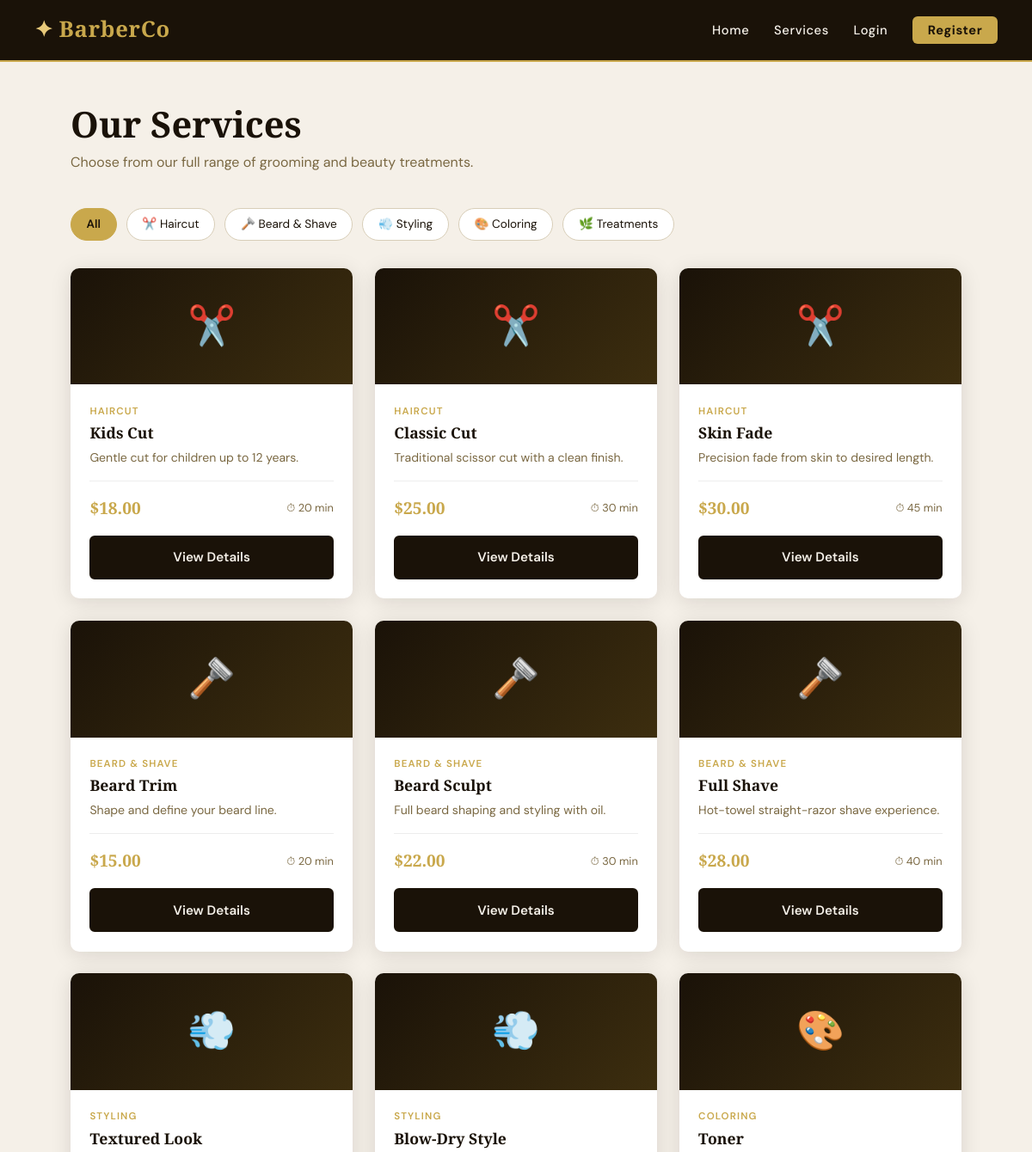
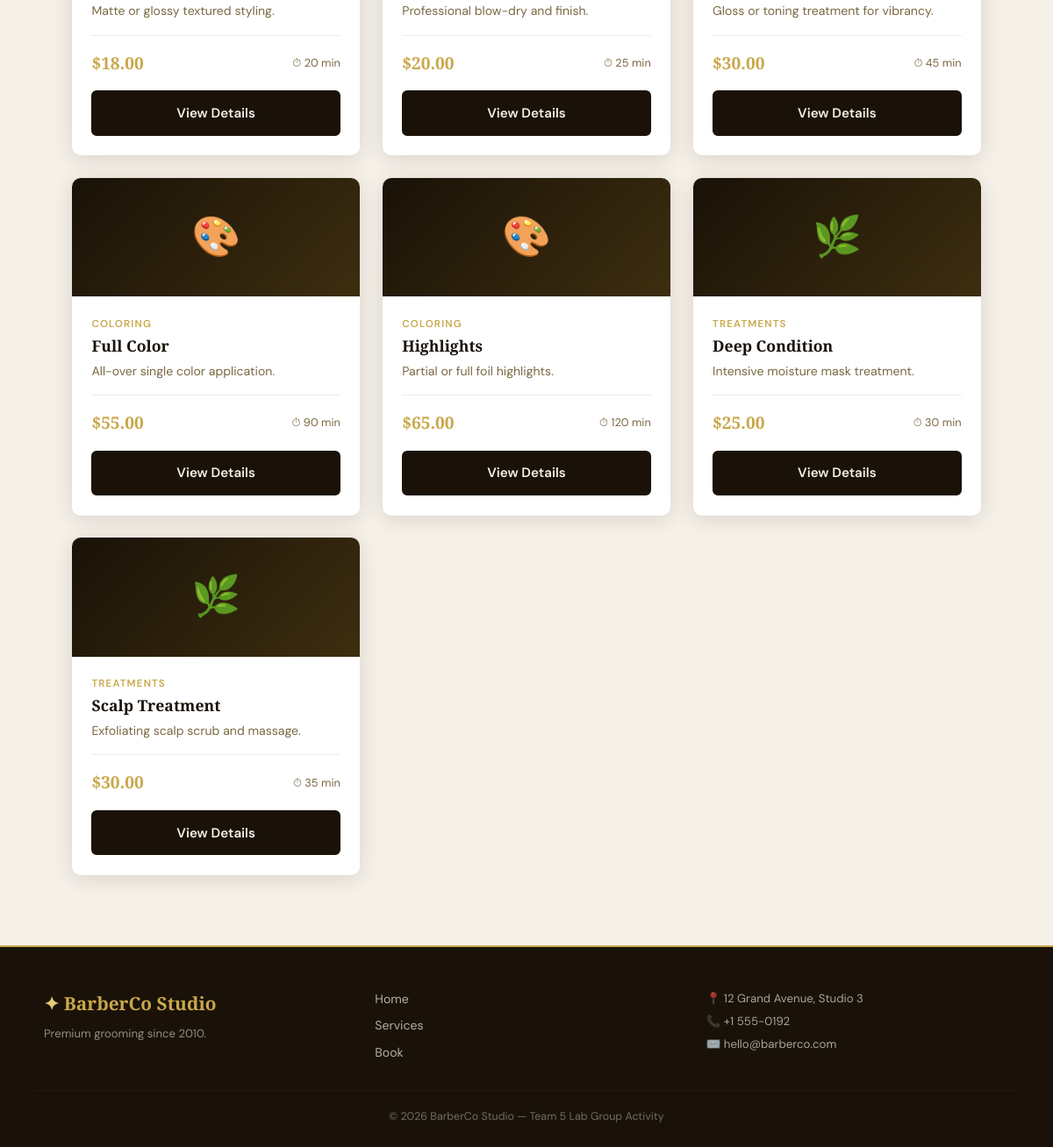
Screenshot of /pages/services.php with the database file from the repository (2 pictures, top to bottom).
### tables this page shows
CREATE TABLE IF NOT EXISTS categories (
    id INT AUTO_INCREMENT PRIMARY KEY,
    name VARCHAR(100) NOT NULL,
    description TEXT,
    icon VARCHAR(50)
);

CREATE TABLE IF NOT EXISTS services (
    id INT AUTO_INCREMENT PRIMARY KEY,
    category_id INT NOT NULL,
    name VARCHAR(150) NOT NULL,
    description TEXT,
    price DECIMAL(6,2) NOT NULL,
    duration_minutes INT NOT NULL DEFAULT 30,
    image VARCHAR(255),
    FOREIGN KEY (category_id) REFERENCES categories(id) ON DELETE CASCADE
);

### pages/services.php (the view, shortened to what this page needs)
<?php
require_once __DIR__ . '/../includes/db.php';
require_once __DIR__ . '/../includes/header.php';
$cats = $conn->query("SELECT * FROM categories ORDER BY id");
$catList = [];
while ($c = $cats->fetch_assoc()) $catList[] = $c;
$catFilter = isset($_GET['cat']) ? (int)$_GET['cat'] : 0;
if ($catFilter > 0) {
    $stmt = $conn->prepare("SELECT s.*, c.name AS cat_name, c.icon FROM services s JOIN categories c ON s.category_id=c.id WHERE s.category_id=? ORDER BY s.price");
    $stmt->bind_param('i', $catFilter);
    $stmt->execute();
    $services = $stmt->get_result();
} else {
    $services = $conn->query("SELECT s.*, c.name AS cat_name, c.icon FROM services s JOIN categories c ON s.category_id=c.id ORDER BY c.id, s.price");
}
?>
<main class="page-wrap">
    <h1 class="page-title">Our Services</h1>
    <p class="page-subtitle">Choose from our full range of grooming and beauty treatments.</p>
    <div class="filter-bar">
        <a href="services.php" class="filter-btn <?= $catFilter===0?'active':'' ?>">All</a>
        <?php foreach ($catList as $c): ?>
        <a href="services.php?cat=<?= $c['id'] ?>" class="filter-btn <?= $catFilter===$c['id']?'active':'' ?>">
            <?= $c['icon'] ?> <?= htmlspecialchars($c['name']) ?>
        </a>
        <?php endforeach; ?>
    </div>
    <div class="grid-3">
        <?php while ($svc = $services->fetch_assoc()):
        ?>
        <div class="card">
            <div style="background:linear-gradient(135deg,var(--dark),var(--mid));padding:2rem;text-align:center;font-size:2.8rem;">
                <?= $svc['icon'] ?>
            </div>
            <div class="card-body">
                <p style="font-size:.72rem;color:var(--gold);font-weight:600;text-transform:uppercase;letter-spacing:.1em;margin-bottom:.3rem;"><?= htmlspecialchars($svc['cat_name']) ?></p>
                <h3><?= htmlspecialchars($svc['name']) ?></h3>
                <p><?= htmlspecialchars($svc['description']) ?></p>
                <div class="card-meta">
                    <span class="price">$<?= number_format($svc['price'], 2) ?></span>
                    <span class="duration">⏱ <?= $svc['duration_minutes'] ?> min</span>
                </div>
                <a href="service_detail.php?id=<?= $svc['id'] ?>" class="btn btn-dark btn-full mt-2">View Details</a>
            </div>
        </div>
        <?php endwhile; ?>
    </div>
</main>
<?php require_once __DIR__ . '/../includes/footer.php'; ?>

### css/style.css (style rules this page uses)
:root { --cream: #F5F0E8; --dark: #1A1208; --gold: #C9A84C; --gold-lt: #E8C97A; --mid: #3D2E0F; --muted: #7A6842; --white: #FFFFFF; --red: #B03A2E; --green: #1E7D4B; --radius: 6px; --shadow: 0 4px 24px rgba(26,18,8,.12); }
*, *::before, *::after { box-sizing: border-box; margin: 0; padding: 0; }
html { scroll-behavior: smooth; }
body { font-family: 'DM Sans', sans-serif; background: var(--cream); color: var(--dark); line-height: 1.6; min-height: 100vh; display: flex; flex-direction: column; }
h1,h2,h3,h4 { font-family: 'Playfair Display', serif; line-height: 1.2; }
a { color: inherit; text-decoration: none; }
.btn { display: inline-block; padding: .72rem 1.9rem; border-radius: var(--radius); font-family: 'DM Sans', sans-serif; font-size: .95rem; font-weight: 600; cursor: pointer; border: 2px solid transparent; transition: all .2s; text-align: center; }
.btn-dark { background: var(--dark); color: var(--cream); border-color: var(--dark); }
.btn-full { width: 100%; }
.grid-3 { display: grid; grid-template-columns: repeat(auto-fit, minmax(240px, 1fr)); gap: 1.6rem; max-width: 1100px; margin: 0 auto; }
.card { background: var(--white); border-radius: 10px; box-shadow: var(--shadow); overflow: hidden; transition: transform .2s, box-shadow .2s; }
.card-body { padding: 1.4rem; }
.card-body h3 { font-size: 1.1rem; margin-bottom: .4rem; }
.card-body p { font-size: .88rem; color: var(--muted); }
.card-meta { display: flex; justify-content: space-between; align-items: center; margin-top: 1rem; padding-top: 1rem; border-top: 1px solid rgba(0,0,0,.07); }
.price { font-family: 'Playfair Display', serif; font-size: 1.2rem; font-weight: 700; color: var(--gold); }
.duration { font-size: .8rem; color: var(--muted); }
.page-wrap { max-width: 1100px; margin: 0 auto; padding: 3rem 2rem 5rem; flex: 1; }
.page-title { font-size: clamp(1.7rem, 4vw, 2.6rem); margin-bottom: .4rem; }
.page-subtitle { color: var(--muted); margin-bottom: 2.5rem; }
.mt-2 { margin-top: 1rem; }
.filter-bar { display: flex; gap: .7rem; flex-wrap: wrap; margin-bottom: 2rem; }
.filter-btn { padding: .45rem 1.1rem; border: 1.5px solid #D8CEB8; border-radius: 50px; background: var(--white); font-family: 'DM Sans', sans-serif; font-size: .85rem; cursor: pointer; transition: all .2s; }
.filter-btn:hover, .filter-btn.active { background: var(--gold); border-color: var(--gold); color: var(--dark); font-weight: 600; }

### rows the page displays
categories: icon "✂️", name "Haircut"
categories: icon "🪒", name "Beard & Shave"
categories: icon "💨", name "Styling"
categories: icon "🎨", name "Coloring"
categories: icon "🌿", name "Treatments"
services: category.icon "✂️", category.name "HAIRCUT", name "Kids Cut", description "Gentle cut for children up to 12 years.", price "18.00", duration_minutes "20"
services: category.icon "✂️", category.name "HAIRCUT", name "Classic Cut", description "Traditional scissor cut with a clean finish.", price "25.00", duration_minutes "30"
services: category.icon "✂️", category.name "HAIRCUT", name "Skin Fade", description "Precision fade from skin to desired length.", price "30.00", duration_minutes "45"
services: category.icon "🪒", category.name "BEARD & SHAVE", name "Beard Trim", description "Shape and define your beard line.", price "15.00", duration_minutes "20"
services: category.icon "🪒", category.name "BEARD & SHAVE", name "Beard Sculpt", description "Full beard shaping and styling with oil.", price "22.00", duration_minutes "30"
services: category.icon "🪒", category.name "BEARD & SHAVE", name "Full Shave", description "Hot-towel straight-razor shave experience.", price "28.00", duration_minutes "40"
services: category.icon "💨", category.name "STYLING", name "Textured Look", description "Matte or glossy textured styling.", price "18.00", duration_minutes "20"
services: category.icon "💨", category.name "STYLING", name "Blow-Dry Style", description "Professional blow-dry and finish.", price "20.00", duration_minutes "25"
services: category.icon "🎨", category.name "COLORING", name "Toner", description "Gloss or toning treatment for vibrancy.", price "30.00", duration_minutes "45"
services: category.icon "🎨", category.name "COLORING", name "Full Color", description "All-over single color application.", price "55.00", duration_minutes "90"
services: category.icon "🎨", category.name "COLORING", name "Highlights", description "Partial or full foil highlights.", price "65.00", duration_minutes "120"
services: category.icon "🌿", category.name "TREATMENTS", name "Deep Condition", description "Intensive moisture mask treatment.", price "25.00", duration_minutes "30"
services: category.icon "🌿", category.name "TREATMENTS", name "Scalp Treatment", description "Exfoliating scalp scrub and massage.", price "30.00", duration_minutes "35"
